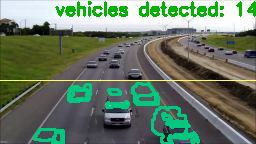
#> input picture frames/0.png, 256 x 144 px; its folder holds 4 pictures in this run
$ python main.py
#> lines starting #> are read from the running program, lines starting #| are printed output that depends on the picture; after the words box and inside, x2 and y2 are one past the last pixel; in counts of white or black regions, pixels touching at a corner belong together
### video.py
from os.path import isfile, join
import re
import cv2
import os

def videoGenerate():
    pathFrames = "frames/"
    pathVideo = 'carDetection.mp4'

    fps = 15.0

    frames = []
    files = [f for f in os.listdir(pathFrames) if isfile(join(pathFrames, f))]

    # sort file theo so thu tu
    files.sort(key=lambda f: int(re.sub('\D', '', f)))

    for i in range(len(files)):
        filename = pathFrames + files[i]

        # read frames
        img = cv2.imread(filename)
        height, width, layers = img.shape
        size = (width, height)

        # inserting the frames into an image array
        frames.append(img)

    out = cv2.VideoWriter(pathVideo, cv2.VideoWriter_fourcc(*'mp4v'), fps, size)

    for i in range(len(frames)):
        # writing to a image array
        out.write(frames[i])

    out.release()

### main.py
import numpy as np
import os
import cv2
from os.path import isfile, join
import matplotlib.pyplot as plt
from PIL import Image
import glob
import video

# convert frames to grayscale
def grayScaleImage(frame):
    return cv2.cvtColor(frame, cv2.COLOR_BGR2GRAY)

# image threshold of two grayscale pics
def imageThreshold(grayA, grayB):
    diff_image = cv2.absdiff(grayB, grayA)

    # perform image thresholding
    ret, thresh = cv2.threshold(diff_image, 30, 255, cv2.THRESH_BINARY)

    return thresh

# image dilation from image threshold
def imageDilation(thresh):
    kernel = np.ones((3, 3), np.uint8)
    dilated = cv2.dilate(thresh, kernel, iterations=1)

    return dilated


# count valid contours
def contours(thresh):
    contours, hierarchy = cv2.findContours(thresh.copy(), cv2.RETR_TREE, cv2.CHAIN_APPROX_NONE)

    valid_cntrs = []

    for i, cntr in enumerate(contours):
        x, y, w, h = cv2.boundingRect(cntr)
        # kiem tra contour co nam trong vung quy dinh hay kh (duoi y = 80) va dien tich phai du lon
        if (x <= 200) & (y >= 80) & (cv2.contourArea(cntr) >= 25):
            valid_cntrs.append(cntr)
    return valid_cntrs


 # ve contour tren hinh goc
def contourOriginal(frame,thresh,i,path):
    valid_countours = contours(thresh)

    dmy = frame.copy()
    cv2.drawContours(dmy, valid_countours, -1, (127, 200, 0), 2)
    cv2.line(dmy, (0, 80), (256, 80), (100, 255, 255))
    plt.imshow(dmy)
    plt.show()

    cv2.putText(dmy, "vehicles detected: " + str(len(valid_countours)), (55, 15), cv2.FONT_HERSHEY_SIMPLEX, 0.6, (0, 180, 0), 2)
    cv2.line(dmy, (0, 80), (256, 80), (100, 255, 255))
    cv2.imwrite(path + str(i) + '.png', dmy)

kernel = np.ones((4,4),np.uint8)

#import frame
path = "frames/"

# read all image file names in the folder
image_names = os.listdir(path)

# create an empty list to store the images as arrays
image_arrays = []

# loop through each image file name and read the image as an array
for name in image_names:
    # join the path and file name to get the full file path
    file_path = os.path.join(path, name)

    # read the image as an array using OpenCV or PIL
    # if using OpenCV, use cv2.imread() function
    # if using PIL, use Image.open() function
    img_array = cv2.imread(file_path)
#> img_array is the input picture: shape (144, 256, 3); mean B, G, R 102.4, 122, 105.3

    # add the image array to the list
    image_arrays.append(img_array)

# convert the list of image arrays to a NumPy array
frames = np.array(image_arrays)

for i in range(0,len(frames)-1):
    # get grayscale images
    grayA=grayScaleImage(frames[i])
    grayB=grayScaleImage(frames[i+1])

    thresh=imageThreshold(grayA, grayB)

    dilated=imageDilation(thresh)

    contourOriginal(frames[i],thresh,i,path)
#> this loop made 3 passes
#> pass 1, `grayB=grayScaleImage(frames[i+1])`:
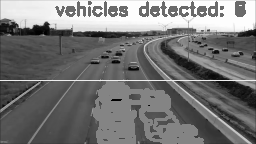
#> grayB: shape (144, 256); min 0, max 255, mean 118
#> pass 1, in imageThreshold, `diff_image = cv2.absdiff(grayB, grayA)`:
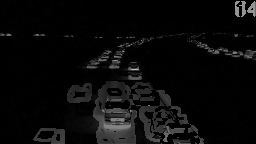
#> diff_image: shape (144, 256); min 0, max 192, mean 9.8
#> pass 1, in imageThreshold, `ret, thresh = cv2.threshold(diff_image, 30, 255, cv2.THRESH_BINARY)`:
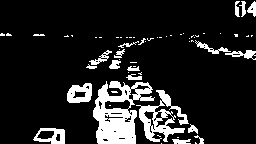
#> thresh: shape (144, 256); 13.4% white; 63 white regions (43 under 20 px), largest, box (x1, y1, x2, y2) and area: (93, 81, 155, 144) 2069, (136, 90, 189, 142) 1007, (67, 83, 92, 103) 347
#> pass 1, in contourOriginal, `plt.show()`:
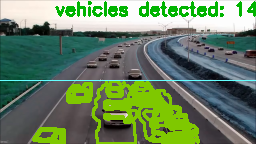
#> shown: shape (144, 256, 3); mean R, G, B 105, 130.2, 99.6
#> after the loop:
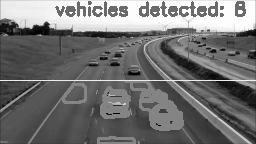
#> grayA: shape (144, 256); min 0, max 255, mean 115.7
#> after the loop:
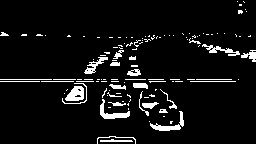
#> thresh: shape (144, 256); 6.6% white; 123 white regions (93 under 20 px), largest, box (x1, y1, x2, y2) and area: (65, 86, 84, 101) 200, (100, 99, 130, 119) 196, (150, 111, 184, 131) 196

video.videoGenerate()
#> in videoGenerate, `img = cv2.imread(filename)`:
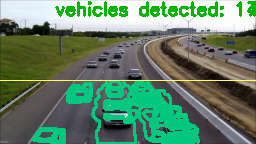
#> img: shape (144, 256, 3); mean B, G, R 104.8, 130.1, 99.4
